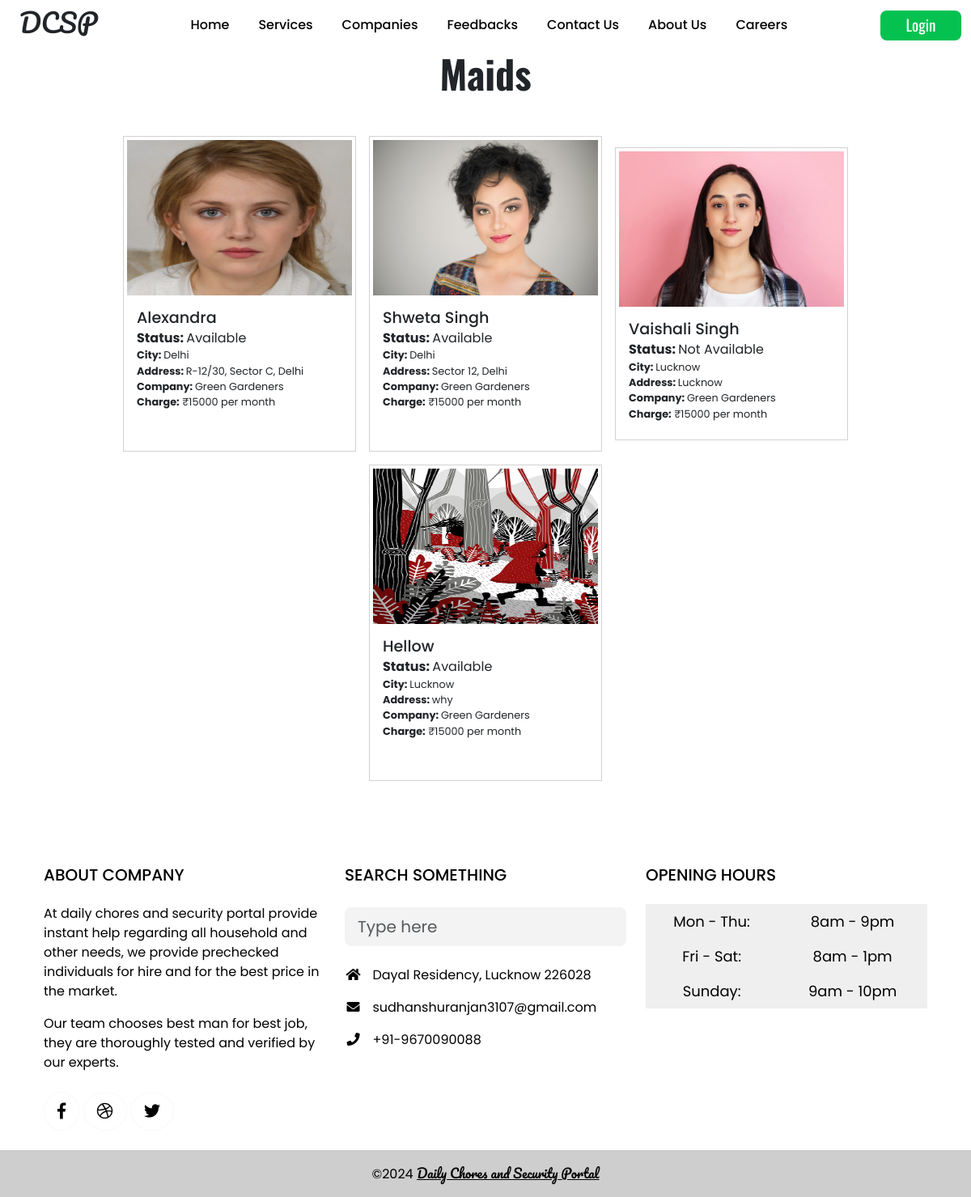
Page /workers/6/ on the earlier database version.
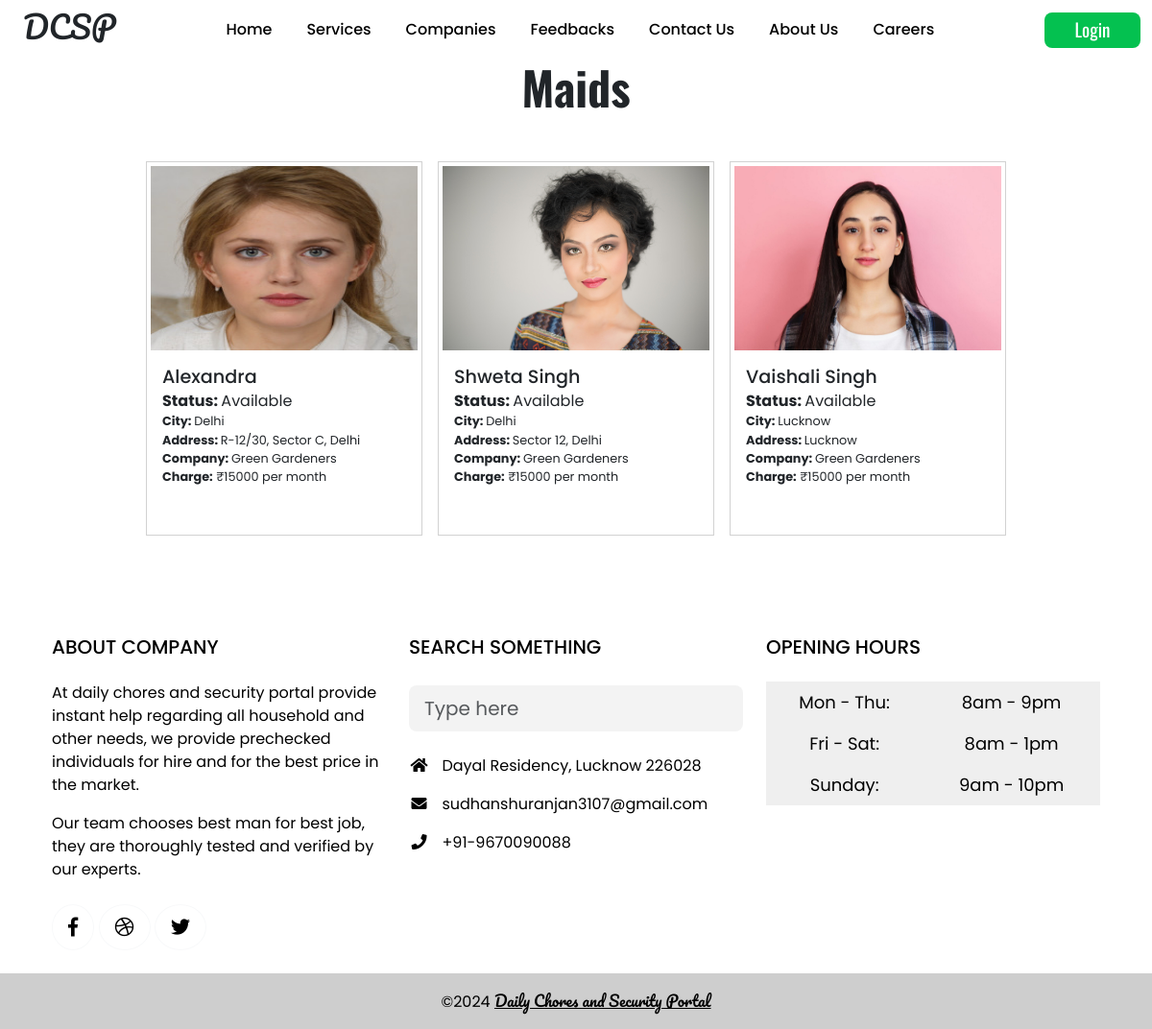
Same page on the later database version.
### dcs_app/models.py (models this page shows, shortened)
class Employee_Reg(models.Model):
    emp_reg = models.ForeignKey(Employee_Category, on_delete=models.DO_NOTHING)
    emp_id = models.CharField(max_length=50)
    emp_pic = models.FileField(max_length=100, upload_to='Dailychores_Security/Employees/', default="")
    emp_name = models.CharField(max_length=50)
    emp_phone = models.CharField(max_length=13,primary_key=True)
    emp_status = models.CharField(max_length=13, default="Available")
    emp_city = models.CharField(max_length=50)
    emp_addr = models.TextField()
    time = models.TimeField(default=timezone.now)
    date = models.DateField(default=timezone.now)

class Employee_Category(models.Model):
    comp_reg = models.ForeignKey(Comp_Reg, on_delete=models.DO_NOTHING)
    emp_category = models.CharField(max_length=50)
    emp_category_pic = models.FileField(max_length=100, upload_to='Dailychores_Security/Employee_categories/', default="")
    category_charge = models.IntegerField(default=50000)
    emp_description = models.CharField(max_length=100)

class Comp_Reg(models.Model):
    usertype = models.CharField(max_length=20, default='company')
    c_id = models.CharField(max_length=100, primary_key=True, default=1)
    c_pic = models.FileField(max_length=100, upload_to='Dailychores_Security/Companies/', default="")
    c_pass = models.CharField(max_length=32)
    c_name = models.CharField(max_length=50)
    c_ceo = models.CharField(max_length=50)
    c_phone = models.CharField(max_length=13)
    c_email = models.EmailField(max_length=30)
    c_city = models.CharField(max_length=20)
    c_regno = models.CharField(max_length=30)
    status = models.BooleanField(default=False)
    c_addr = models.TextField()
    c_about = models.TextField()
    time = models.TimeField(default=timezone.now)
    date = models.DateField(default=timezone.now)

### dcs_app/company_views.py (the view)
# urls.py: path("workers/<str:id>/",company_views.workers,name="workers"),
def workers(request, id):
    if request.method == 'GET':
        emp_obj = Employee_Reg.objects.filter(emp_reg_id = id)
        context = {"emp":emp_obj}
        return render(request, 'dcs_app/companies/workers.html', context)

### dcs_app/templates/dcs_app/companies/workers.html (shortened to what this page needs)
<!DOCTYPE html>
{%load static%}
<html lang="en">
<head>
    {%include 'dcs_app/common/common_css.html'%}
</head>
<body>
    {%include 'dcs_app/common/header.html'%}
    <h1 class="text-center oswald" style="font-weight: 800; font-size: 3rem;">{{emp.0.emp_reg.emp_category}}s</h1>
<div class="dc">
    {% for ad in emp%}
    <div class=" emp_card card bgcol m-2 ">
        <img class="card-img-top p-1"
            src="/media/{{ad.emp_pic}}" height="200px" alt="Card image cap">
        <div class="card-body">
            <h2 class="card-subtitle mb-2">{{ad.emp_name}}</h2>
            <h3 class="card-subtitle mb-2"><strong>Status: </strong> {{ad.emp_status}}</h3>
            <h4 class="card-subtitle mb-2"><strong>City: </strong>{{ad.emp_city}}</h4>
            <h4 class="card-subtitle mb-2"><strong>Address: </strong> {{ad.emp_addr}}</h4>
            <h4 class="card-subtitle mb-2"><strong>Company: </strong> {{ad.emp_reg.comp_reg.c_name}}</h4>
            <h4 class="card-subtitle mb-2"><strong>Charge:</strong> ₹{{ad.emp_reg.category_charge}} per month</h4>
        </div>
    </div>
    {%endfor%}
</div>
    {%include 'dcs_app/common/footer.html'%}
</body>
</html>

Differences in the rows shown:
removed Employee_Reg: emp_pic (picture), emp_name "Hellow", emp_status "Available", emp_city "Lucknow", emp_addr "why", emp_reg.comp_reg.c_name "Green Gardeners", emp_reg.category_charge "15000"
changed Employee_Reg "Vaishali Singh": emp_status "Not Available" → "Available"
